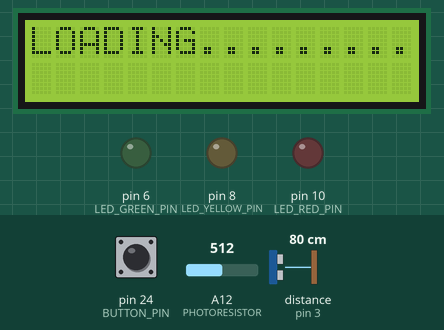
The sketch below on a simulated Arduino Mega 2560, built with avr-gcc and run on an emulated ATmega2560. Parts: 16×2 character LCD, output pins drawn as LEDs (lit = HIGH). Wiring (inferred from the names in the program): ultrasonic range finder: trigger pin 11; echo pin 3. Dashed ring = blinking. The test bench sets the inputs (shaded band); at power-on: distance to the obstacle (sensor on pin 3) 80 cm, pin 24 (BUTTON_PIN) LOW, A12 (PHOTORESISTOR) = 512. The echo pulse lasts 58.3 µs per cm; pins used as bus, display or sensor lines are not drawn; what the sketch prints to the serial monitor is not drawn.

Above: at 0.1 s.
2.3 s: distance to the obstacle (sensor on pin 3) set to 12 cm
At 3.4 s:
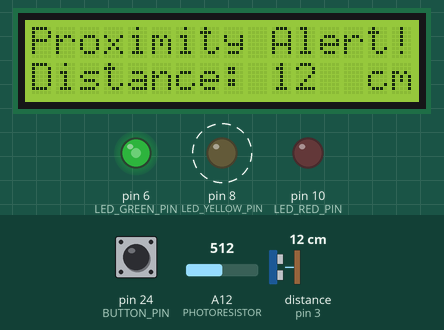
3.9 s: distance to the obstacle (sensor on pin 3) set to 9 cm
At 4.35 s:
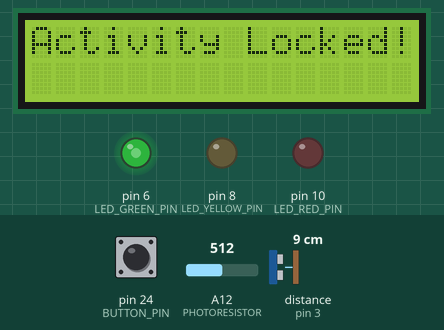
At 5.25 s:
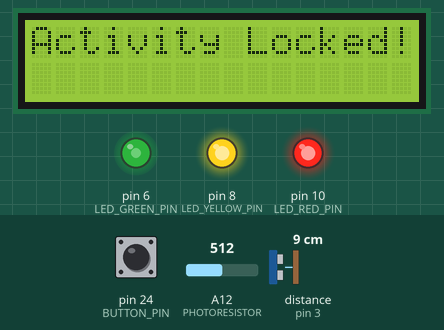
Timing chart, 0 to 11.7 s (numbered marks = the images above; inputs shaded):
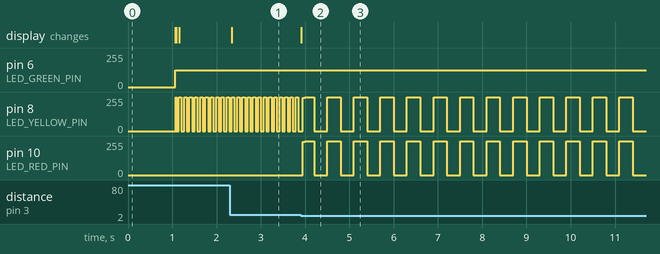

Measured:
- the behaviour switches between 11 and 10 cm on distance to the obstacle (sensor on pin 3) (found by bisection; images 1 and 2)
- after the input at 2.3 s, the display: changes after 0.05 s (image 1)
- after the input at 3.9 s, pin 10 (LED_RED_PIN): 0/255 → 251/255 after 0.05 s, then moves between 0/255 and 255/255, repeating every 1.8 s; the display: changes at once (image 2)
- by itself, pin 8 (LED_YELLOW_PIN): moves between 0/255 and 255/255, repeating every 1.8 s

The sketch:

final_use_all_components.ino
```cpp
#include <LiquidCrystal.h>
#include <IRremote.h>

#define IR_RECEIVER_PIN 2
#define BUTTON_0 22
#define BUTTON_1 12
#define BUTTON_2 24
#define BUTTON_3 94
#define BUTTON_FUNC_STOP 71
#define EQ 25
#define PLAY 64
#define DOWN 7
#define UP 9
#define POWER 69

#define ECHO_PIN 3
#define TRIGGER_PIN 11

#define LED_GREEN_PIN 6
#define LED_YELLOW_PIN 8
#define LED_RED_PIN 10

#define BUTTON_PIN 24

#define LCD_RS_PIN 28
#define LCD_E_PIN 32
#define LCD_D4_PIN 29
#define LCD_D5_PIN 33
#define LCD_D6_PIN 4
#define LCD_D7_PIN 7

#define PHOTORESISTOR A12

LiquidCrystal lcd(LCD_RS_PIN, LCD_E_PIN, LCD_D4_PIN, LCD_D5_PIN, LCD_D6_PIN, LCD_D7_PIN);

unsigned long lastTimeUltraSensor = millis();
unsigned long ultra_SensorDelay = 60;
double distanceConv = 58.0; //58 for cm, 58/2.54 for in
String distanceType = "cm";

volatile unsigned long timeEchoHigh;
volatile unsigned long timeEchoLow;
volatile bool echoFlag = false;

unsigned long lastTimeWarningBlinks = millis();
unsigned long lastTimeLockBlinks = millis();
unsigned long lastButtonPressed = millis();

int yellowPinState = LOW;
int redPinState = LOW;
byte buttonState = LOW;
bool appLocked = false;

byte remotePressed;
byte screenState = 1;

byte appState = 1;

unsigned long lastTimeLumMeasured = millis();
// unsigned long delayMeasurement = 100;

int lighting;

void triggerUltrasonicSensor(){
  digitalWrite(TRIGGER_PIN,LOW);
  delayMicroseconds(2);
  digitalWrite(TRIGGER_PIN,HIGH);
  delayMicroseconds(10);
  digitalWrite(TRIGGER_PIN,LOW);
}

double getUltrasonicDistance(){
  double durationMicro = timeEchoLow-timeEchoHigh;
  double distance = durationMicro / distanceConv;
  return distance;
}

void echoSensorInterrupt(){
  if (digitalRead(ECHO_PIN) == HIGH){
    timeEchoHigh = micros();
  }
  else {
    timeEchoLow = micros();
    echoFlag = true;
  }
}

void warningBlink(int obsDistance){
  unsigned long timeNow = millis();
  unsigned long warningDelay = obsDistance/400 * 1600;
  if ((timeNow- lastTimeWarningBlinks) > warningDelay){
    lastTimeWarningBlinks += warningDelay;
    if (yellowPinState == LOW){
        yellowPinState = HIGH;
    }
    else {
        yellowPinState = LOW;
    }
    digitalWrite(LED_YELLOW_PIN,yellowPinState);
    digitalWrite(LED_RED_PIN,LOW);
  }
}

void lockLEDs(){
  printLocked();
  bool appLocked = true;
  unsigned long lockDelay = 300;
  unsigned long buttonDelay = 40;
  while (appLocked) {
    unsigned long timeNow = millis();
    if ((timeNow- lastTimeLockBlinks) >= lockDelay){
      lastTimeLockBlinks += lockDelay;
      if (yellowPinState == LOW){
          yellowPinState = HIGH;
          redPinState = HIGH;
      }
      else {
          yellowPinState = LOW;
          redPinState = LOW;
      }
      digitalWrite(LED_YELLOW_PIN,yellowPinState);
      digitalWrite(LED_RED_PIN,redPinState);
    }
    //buttonpin unlock
          Serial.println(buttonState);

    if ((timeNow - lastButtonPressed) > buttonDelay){
      byte newButtonState = digitalRead(BUTTON_PIN);
      if (newButtonState != buttonState){
        if (newButtonState == LOW){
          unlockApp();
        }
      }
      buttonState = newButtonState;
      lastButtonPressed = timeNow;
    }
    // remote unlock
    if (IrReceiver.decode()) {
      IrReceiver.resume();
      int remotePressed = IrReceiver.decodedIRData.command;
      Serial.println(remotePressed);
      if (remotePressed = PLAY){
        unlockApp();
      }
    }
  }
  // loop();
}

void unlockApp(){
  appLocked = false;
  echoFlag = false;
  // measureDistance();
  loop();
}

void printWarning(double textToPrint){
  String newtextToPrint = String(round(textToPrint));
  for (int i = newtextToPrint.length(); i < 4; i++){
    newtextToPrint += " ";
  }
  lcd.setCursor( 0, 0);
  lcd.print("Proximity Alert!");
  lcd.setCursor( 0, 1);
  lcd.print("Distance: ");
  lcd.print(newtextToPrint);
  lcd.print(distanceType);
}

void printLocked(){
  lcd.clear();
  lcd.setCursor( 0, 0);
  lcd.print("Activity Locked!");
}

void defaultSettings(){
  lcd.clear();
  lcd.setCursor( 0, 0);
  lcd.print("Default Settings");
  delay(1000);
  appState = 1;
  distanceConv = 58.0;
  distanceType = "cm";
}

// void lcdScreen(){
//   switch (appState){
//     case 1:{
//       measureDistance();
//       break;
//     }
//     case 2:{
//       lcd.clear();
//       lcd.setCursor( 0, 0);
//       lcd.print("Press ON/OFF to ");
//       lcd.setCursor( 0, 1);
//       lcd.print("reset settings  ");
//       break;
//     }
//     case 3:{
//       printLuminosity();
//       break;
//     }
//     default:{
//       measureDistance();
//     }
//   }
// }

void luminosity(){
  unsigned long timeNow = millis();
  unsigned long delayLumMeasurement = 100;
  if ((timeNow - lastTimeLumMeasured) >= delayLumMeasurement){
    lastTimeLumMeasured = timeNow;
    lighting = analogRead(PHOTORESISTOR);
  LEDBrightness();
  }
}

void printLuminosity(){
  lcd.clear();
  lcd.setCursor( 0, 0);
  lcd.print("Current         ");
  lcd.setCursor( 0, 1);
  lcd.print("Luminosity:");
  lcd.print(lighting);
}

void LEDBrightness(){
  Serial.println((255-((lighting/4))));
  analogWrite(LED_GREEN_PIN, (255-((lighting/4))));
}

void measureDistance(){
  unsigned long timeNow = millis();
  if ((timeNow - lastTimeUltraSensor) > ultra_SensorDelay){
    lastTimeUltraSensor += ultra_SensorDelay;
    triggerUltrasonicSensor();
  }
  if (echoFlag){
      echoFlag = false;
      double distanceFromSensor = getUltrasonicDistance();
      if (distanceFromSensor > 10){
        if (distanceFromSensor > 400){
          distanceFromSensor = 400;
        }
        warningBlink(distanceFromSensor);
        printWarning(distanceFromSensor);
        // Serial.println(distanceFromSensor);
      }
      else{
        lockLEDs();
      }
  }
}

void setup() {
  Serial.begin(115200);
  pinMode(ECHO_PIN, INPUT);
  pinMode(TRIGGER_PIN, OUTPUT);
  attachInterrupt(digitalPinToInterrupt(ECHO_PIN), echoSensorInterrupt, CHANGE);

  pinMode(LED_YELLOW_PIN, OUTPUT);
  pinMode(LED_RED_PIN, OUTPUT);
  pinMode(LED_GREEN_PIN, OUTPUT);

  pinMode(BUTTON_PIN, INPUT);

  lcd.begin(16,2);
  lcd.clear();
  lcd.print("LOADING.........");
  delay(1000);
  lcd.clear();

  IrReceiver.begin(IR_RECEIVER_PIN);

}

void loop() {
  luminosity();
  // lcdScreen();
  Serial.println(appState);

  if (IrReceiver.decode()) {
    IrReceiver.resume();
    int remotePressed = IrReceiver.decodedIRData.command;
    Serial.println(remotePressed);
    switch (remotePressed){
      case EQ:{
        if (distanceConv == 58.0){
          distanceConv = 58.0 * 2.54;
          distanceType = "in";
        }
        else{
          distanceConv = 58.0;
          distanceType = "cm";
        }
        break;
      }
      case DOWN:{
        if (appState == 1){
          appState = 3;
        }
        else{
          appState -=1;
        }
        break;
      }
      case UP:{
        if (appState == 3){
          appState = 1;
        }
        else{
          appState +=1;
        }
        break;
      }
      case POWER:{
        if (appState == 2){
          defaultSettings();
        }
        break;
      }
    }
  }

 switch (appState){
    case 1:{
      measureDistance();
      break;
    }
    case 2:{
      lcd.clear();
      lcd.setCursor( 0, 0);
      lcd.print("Press ON/OFF to ");
      lcd.setCursor( 0, 1);
      lcd.print("reset settings  ");
      break;
    }
    case 3:{
      printLuminosity();
      break;
    }
    default:{
      measureDistance();
    }
  }


}
```
